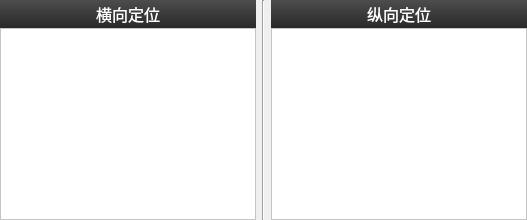
          <widget class="QWidget" name="widget_4" native="true">
           <layout class="QHBoxLayout" name="horizontalLayout_2" stretch="1,0,1">
            <property name="spacing">
             <number>6</number>
            </property>
            <property name="leftMargin">
             <number>0</number>
            </property>
            <property name="topMargin">
             <number>0</number>
            </property>
            <property name="rightMargin">
             <number>0</number>
            </property>
            <property name="bottomMargin">
             <number>0</number>
            </property>
            <item>
             <widget class="QWidget" name="widget_5" native="true">
              <layout class="QVBoxLayout" name="verticalLayout_3">
               <property name="spacing">
                <number>0</number>
               </property>
               <property name="leftMargin">
                <number>0</number>
               </property>
               <property name="topMargin">
                <number>0</number>
               </property>
               <property name="rightMargin">
                <number>0</number>
               </property>
               <property name="bottomMargin">
                <number>0</number>
               </property>
               <item>
                <widget class="QWidget" name="widget_19" native="true">
                 <property name="sizePolicy">
                  <sizepolicy hsizetype="Preferred" vsizetype="Preferred">
                   <horstretch>28</horstretch>
                   <verstretch>28</verstretch>
                  </sizepolicy>
                 </property>
                 <property name="minimumSize">
                  <size>
                   <width>0</width>
                   <height>28</height>
                  </size>
                 </property>
                 <property name="maximumSize">
                  <size>
                   <width>1000</width>
                   <height>28</height>
                  </size>
                 </property>
                 <property name="styleSheet">
                  <string notr="true">background: qlineargradient(spread:pad, x1:0, y1:0, x2:0, y2:1, stop:0#4D4D4D, stop:1 #292929);</string>
                 </property>
                 <layout class="QHBoxLayout" name="horizontalLayout_16">
                  <property name="spacing">
                   <number>0</number>
                  </property>
                  <property name="leftMargin">
                   <number>0</number>
                  </property>
                  <property name="topMargin">
                   <number>0</number>
                  </property>
                  <property name="rightMargin">
                   <number>0</number>
                  </property>
                  <property name="bottomMargin">
                   <number>0</number>
                  </property>
                  <item>
                   <widget class="QLabel" name="label_6">
                    <property name="minimumSize">
                     <size>
                      <width>0</width>
                      <height>28</height>
                     </size>
                    </property>
                    <property name="maximumSize">
                     <size>
                      <width>16777215</width>
                      <height>28</height>
                     </size>
                    </property>
                    <property name="font">
                     <font>
                      <family>微软雅黑</family>
                      <pointsize>12</pointsize>
                     </font>
                    </property>
                    <property name="styleSheet">
                     <string notr="true">
color: rgb(255, 255, 255);</string>
                    </property>
                    <property name="text">
                     <string>横向定位</string>
                    </property>
                    <property name="alignment">
                     <set>Qt::AlignCenter</set>
                    </property>
                   </widget>
                  </item>
                 </layout>
                </widget>
               </item>
               <item>
                <widget class="QTableView" name="tableViewH">
                 <property name="styleSheet">
                  <string notr="true">background-color: rgb(255, 255, 255);
font: 11pt &quot;微软雅黑&quot;;</string>
                 </property>
                </widget>
               </item>
              </layout>
             </widget>
            </item>
            <item>
             <widget class="Line" name="line">
              <property name="orientation">
               <enum>Qt::Vertical</enum>
              </property>
             </widget>
            </item>
            <item>
             <widget class="QWidget" name="widget_6" native="true">
              <layout class="QVBoxLayout" name="verticalLayout_4">
               <property name="spacing">
                <number>0</number>
               </property>
               <property name="leftMargin">
                <number>0</number>
               </property>
               <property name="topMargin">
                <number>0</number>
               </property>
               <property name="rightMargin">
                <number>0</number>
               </property>
               <property name="bottomMargin">
                <number>0</number>
               </property>
               <item>
                <widget class="QWidget" name="widget_20" native="true">
                 <property name="sizePolicy">
                  <sizepolicy hsizetype="Preferred" vsizetype="Preferred">
                   <horstretch>28</horstretch>
                   <verstretch>28</verstretch>
                  </sizepolicy>
                 </property>
                 <property name="minimumSize">
                  <size>
                   <width>0</width>
                   <height>28</height>
                  </size>
                 </property>
                 <property name="maximumSize">
                  <size>
                   <width>1000</width>
                   <height>28</height>
                  </size>
                 </property>
                 <property name="styleSheet">
                  <string notr="true">background: qlineargradient(spread:pad, x1:0, y1:0, x2:0, y2:1, stop:0#4D4D4D, stop:1 #292929);</string>
                 </property>
                 <layout class="QHBoxLayout" name="horizontalLayout_17">
                  <property name="spacing">
                   <number>0</number>
                  </property>
                  <property name="leftMargin">
                   <number>0</number>
                  </property>
                  <property name="topMargin">
                   <number>0</number>
                  </property>
                  <property name="rightMargin">
                   <number>0</number>
                  </property>
                  <property name="bottomMargin">
                   <number>0</number>
                  </property>
                  <item>
                   <widget class="QLabel" name="label_7">
                    <property name="minimumSize">
                     <size>
                      <width>0</width>
                      <height>28</height>
                     </size>
                    </property>
                    <property name="maximumSize">
                     <size>
                      <width>16777215</width>
                      <height>28</height>
                     </size>
                    </property>
                    <property name="font">
                     <font>
                      <family>微软雅黑</family>
                      <pointsize>12</pointsize>
                     </font>
                    </property>
                    <property name="styleSheet">
                     <string notr="true">
color: rgb(255, 255, 255);</string>
                    </property>
                    <property name="text">
                     <string>纵向定位</string>
                    </property>
                    <property name="alignment">
                     <set>Qt::AlignCenter</set>
                    </property>
                   </widget>
                  </item>
                 </layout>
                </widget>
               </item>
               <item>
                <widget class="QTableView" name="tableViewV">
                 <property name="styleSheet">
                  <string notr="true">background-color: rgb(255, 255, 255);
font: 11pt &quot;微软雅黑&quot;;</string>
                 </property>
                </widget>
               </item>
              </layout>
             </widget>
            </item>
           </layout>
          </widget>
